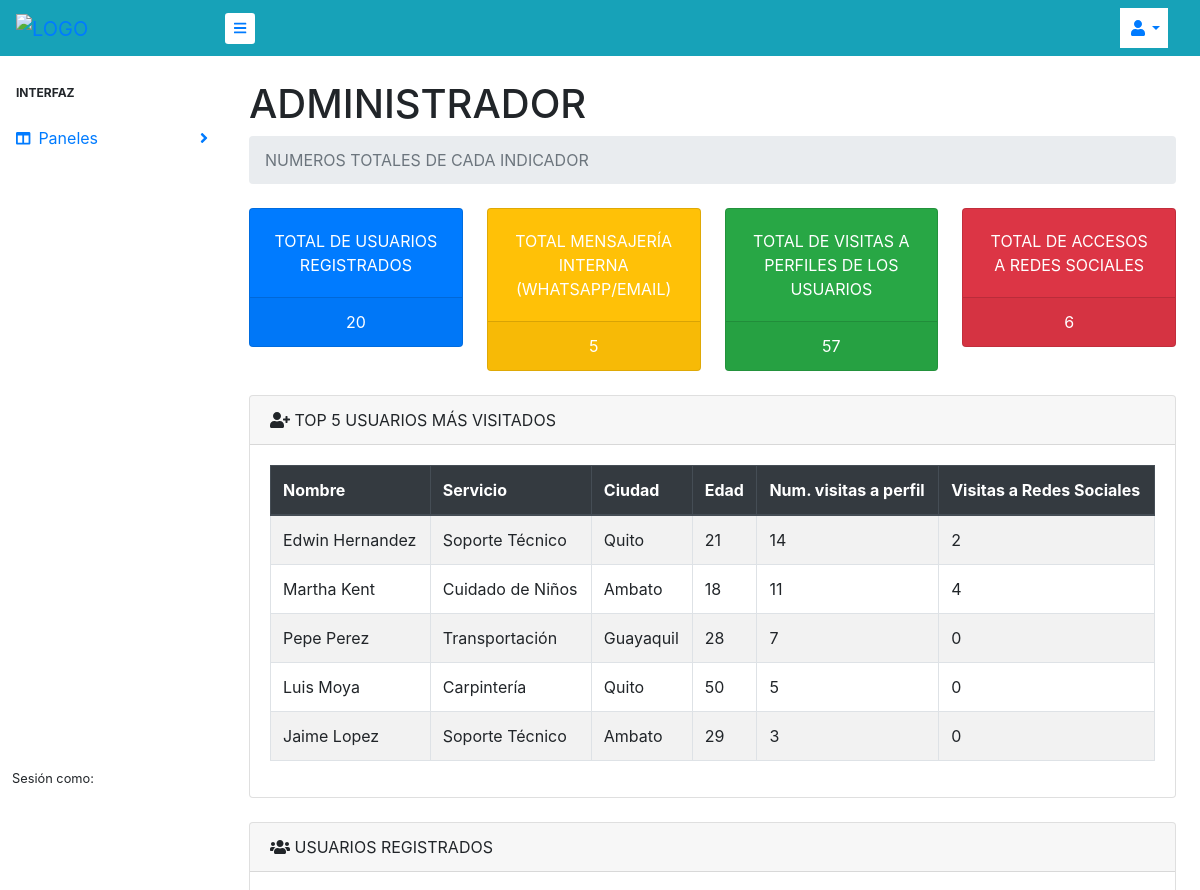
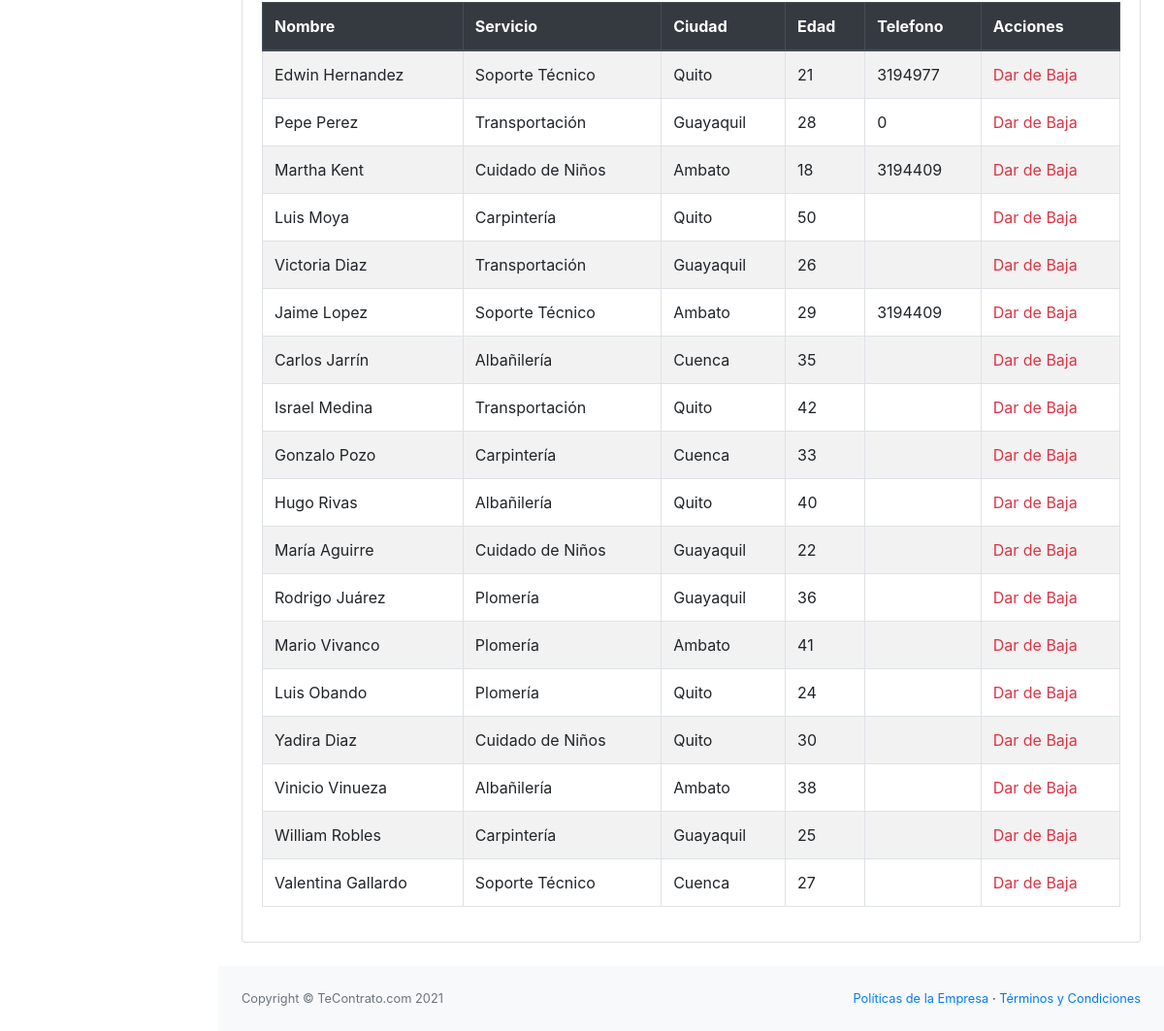
Page /dashboard.php on the committed database (2 pictures, top to bottom).
### tables this page shows
CREATE TABLE `usuario` (
  `ID_PERSONA` int(5) NOT NULL,
  `ID_TIPO` int(2) NOT NULL,
  `ID_SERVICIOS` int(5) NOT NULL,
  `ID_LUGAR` int(5) NOT NULL,
  `NOMBRE` varchar(40) NOT NULL,
  `EDAD` int(2) NOT NULL,
  `CORREO` varchar(30) NOT NULL,
  `PSWD` varchar(20) NOT NULL,
  `DESCRIPCION` text DEFAULT NULL,
  `TELEFONO` int(10) DEFAULT NULL,
  `CELULAR` bigint(15) DEFAULT NULL,
  `AN_EXPERIENCIA` int(2) DEFAULT NULL,
  `FOTO` text DEFAULT NULL,
  `FACEBOOK` varchar(60) DEFAULT NULL,
  `INSTAGRAM` varchar(60) DEFAULT NULL,
  `NUM_VISITAS` int(5) DEFAULT 0,
  `NUM_REDES` int(5) NOT NULL DEFAULT 0,
  `NUM_SMS` int(5) NOT NULL DEFAULT 0,
  `NUM_COR` int(5) NOT NULL DEFAULT 0,
  `ESTATUS` int(11) NOT NULL DEFAULT 1
);

CREATE TABLE `servicios` (
  `ID_SERVICIOS` int(5) NOT NULL,
  `NOMBRE_SERVICIO` varchar(40) NOT NULL
);

CREATE TABLE `lugar` (
  `ID_LUGAR` int(5) NOT NULL,
  `nombre_lugar` varchar(40) NOT NULL
);

### dashboard.php (the view, shortened to what this page needs)
<?php
include ('conexion.php');
?>
<!DOCTYPE html>
<html lang="es">
<head>
    <link href="css/dashboard.css" rel="stylesheet" />
</head>
<body class="sb-nav-fixed">
    <nav class="sb-topnav navbar navbar-expand bg-info">
        <a class="navbar-brand text-uppercase" href=""><img src="assets/img/imagenes/logo.png" alt="LOGO" style="width: 90%"></a>
        <button class="btn btn-link btn-sm order-1 order-lg-0 bg-white" id="sidebarToggle" href="#"><i
                class="fas fa-bars"></i></button>
        <ul class="navbar-nav ml-auto bg-white mr-3">
            <li class="nav-item dropdown">
                <a class="nav-link dropdown-toggle" id="userDropdown" href="#" role="button" data-toggle="dropdown"
                    aria-haspopup="true" aria-expanded="false"><i class="fas fa-user fa-fw"></i></a>
            </li>
        </ul>
    </nav>
    <div id="layoutSidenav">
        <div id="layoutSidenav_nav">
            <nav class="sb-sidenav bg-white" id="sidenavAccordion">
                <div class="sb-sidenav-menu">
                    <div class="nav">
                        <div class="sb-sidenav-menu-heading">Interfaz</div>
                        <a class="nav-link collapsed" href="#" data-toggle="collapse" data-target="#collapseLayouts"
                            aria-expanded="false" aria-controls="collapseLayouts">
                            <div class="sb-nav-link-icon"><i class="fas fa-columns"></i></div>
                            Paneles
                            <div class="sb-sidenav-collapse-arrow"><i class="fas fa-angle-down"></i></div>
                        </a>
                    </div>
                </div>
                <div class="sb-sidenav-footer">
                    <div class="small">Sesión como:</div>
                </div>
            </nav>
        </div>
        <div id="layoutSidenav_content">
            <main>
                <div class="container-fluid ">
                    <h1 class="mt-4">ADMINISTRADOR</h1>
                    <ol class="breadcrumb mb-4">
                        <li class="breadcrumb-item active text-uppercase">Numeros totales de cada indicador</li>
                    </ol>
                    <div class="row">
                        <div class="col-sm-6 col-md-3">
                            <div class="card bg-primary text-white mb-4">
                                <div class="card-body text-uppercase text-center">TOTAl de usuarios Registrados</div>
                                <div class="card-footer text-center">
                                <?php
                                    $query_numero = mysqli_query($conexion,"SELECT count(ID_PERSONA) FROM usuario");
                                    $numero = mysqli_fetch_array($query_numero);
                                    ?>
                                    <?php echo $numero[0] ?>
                                </div>
                            </div>
                        </div>
                        <div class="col-sm-6 col-md-3">
                            <div class="card bg-warning text-white mb-4">
                                <div class="card-body text-uppercase text-center">TOTal Mensajería interna (WhatsApp/Email)</div>
                                <div class="card-footer text-center">
                                <?php
                                    $query_numero2 = mysqli_query($conexion,"SELECT SUM(NUM_SMS) FROM usuario");
                                    $numero2 = mysqli_fetch_array($query_numero2);
                                    $query_numero22 = mysqli_query($conexion,"SELECT SUM(NUM_COR) FROM usuario");
                                    $numero22 = mysqli_fetch_array($query_numero22);
                                    $totalsms = $numero2[0]+$numero22[0];
                                ?>
                                <?php echo $totalsms ?>
                                </div>
                            </div>
                        </div>
                        <div class="col-sm-6 col-md-3">
                            <div class="card bg-success text-white mb-4">
                                <div class="card-body text-uppercase text-center">total de visitas a perfiles de los usuarios</div>
                                <div class="card-footer text-center">
                                <?php
                                    $query_numero3 = mysqli_query($conexion,"SELECT SUM(NUM_VISITAS) FROM usuario");
                                    $numero3 = mysqli_fetch_array($query_numero3);
                                    ?>
                                    <?php echo $numero3[0] ?>
                                </div>
                            </div>
                        </div>
                        <div class="col-sm-6 col-md-3">
                            <div class="card bg-danger text-white mb-4">
                                <div class="card-body text-uppercase text-center">Total de Accesos a redes sociales</div>
                                <div class="card-footer text-center">
                                <?php
                                    $query_numero4 = mysqli_query($conexion,"SELECT SUM(NUM_REDES) FROM usuario");
                                    $numero4 = mysqli_fetch_array($query_numero4);
                                    ?>
                                    <?php echo $numero4[0] ?>
                                </div>
                            </div>
                        </div>
                    </div>
                    <div class="card mb-4">
                        <div class="card-header">
                            <i class="fas fa-user-plus"></i>
                             TOP 5 USUARIOS MÁS VISITADOS
                        </div>
                        <div class="card-body">
                            <div class="table-responsive table-striped">
                                <table class="table table-bordered" id="dataTable" width="100%" cellspacing="0">
                                    <thead class="thead-dark">
                                        <tr>
                                            <th>Nombre</th>
                                            <th>Servicio</th>
                                            <th>Ciudad</th>
                                            <th>Edad</th>
                                            <th>Num. visitas a perfil</th>
                                            <th>Visitas a Redes Sociales</th>
                                        </tr>
                                    </thead>
                                    <tbody>
                                    <?php
                                    $query2 = "SELECT NOMBRE,s.NOMBRE_SERVICIO,l.nombre_lugar, EDAD, ID_PERSONA, NUM_VISITAS,NUM_REDES FROM `usuario`, servicios s, lugar l WHERE usuario.ID_SERVICIOS = s.ID_SERVICIOS AND usuario.ID_LUGAR = l.ID_LUGAR
                                     and usuario.NOMBRE != 'ADMINISTRADOR DEL SISTEMA'and ESTATUS = 1 ORDER BY NUM_VISITAS DESC, NUM_REDES DESC LIMIT 5";
                                    $masVisitados = mysqli_query($conexion,$query2);
                                    $result2 = mysqli_num_rows($masVisitados);
                                    if($result2 >0){
                                        while($data2 = mysqli_fetch_array($masVisitados)){
                                            ?>
                                            <tr>
                                            <td><?php echo $data2[0] ?></td>
                                            <td><?php echo $data2[1] ?></td>
                                            <td><?php echo $data2[2] ?></td>
                                            <td><?php echo $data2[3] ?></td>
                                            <td><?php echo $data2[5] ?></td>
                                            <td><?php echo $data2[6] ?></td>
                                        </tr>
                                    <?php
                                        }
                                    }
                                    ?>
                                    </tbody>
                                </table>
                            </div>
                        </div>
                    </div>
                    <div class="card mb-4">
                        <div class="card-header">
                            <i class="fas fa-users"></i>
                            USUARIOS REGISTRADOS
                        </div>
                        <div class="card-body">
                            <div class="table-responsive table-striped">
                                <table class="table table-bordered" id="dataTable" width="100%" cellspacing="0">
                                    <thead class="thead-dark">
                                    <tr>
                                            <th>Nombre</th>
                                            <th>Servicio</th>
                                            <th>Ciudad</th>
                                            <th>Edad</th>
                                            <th>Telefono</th>
                                            <th>Acciones</th>
                                        </tr>
                                    </thead>
                                    <tbody>
                                    <?php
                                    $query = "SELECT NOMBRE,s.NOMBRE_SERVICIO,l.nombre_lugar, EDAD,TELEFONO, ID_PERSONA FROM `usuario`, servicios s, lugar l WHERE usuario.ID_SERVICIOS = s.ID_SERVICIOS AND usuario.ID_LUGAR = l.ID_LUGAR
                                     and usuario.NOMBRE != 'ADMINISTRADOR DEL SISTEMA'and ESTATUS = 1";
                                    $llenarUsuarios = mysqli_query($conexion,$query);
                                    $result = mysqli_num_rows($llenarUsuarios);
                                    if($result >0){
                                        while($data = mysqli_fetch_array($llenarUsuarios)){
                                            ?>
                                            <tr>
                                            <td><?php echo $data[0] ?></td>
                                            <td><?php echo $data[1] ?></td>
                                            <td><?php echo $data[2] ?></td>
                                            <td><?php echo $data[3] ?></td>
                                            <td><?php echo $data[4] ?></td>
                                            <td>
                                            <a  class="link_delete" href="confirmacion.php?id=<?php echo $data[5];?>">Dar de Baja</a>
                                            </td>
                                        </tr>
                                    <?php
                                        }
                                    }
                                    ?>
                                    </tbody>
                                </table>
                            </div>
                        </div>
                    </div>
                </div>
            </main>
            <footer class="py-4 bg-light mt-auto">
                <div class="container-fluid">
                    <div class="d-flex align-items-center justify-content-between small">
                        <div class="text-muted">Copyright &copy; TeContrato.com 2021 </div>
                        <div>
                            <a href="#">Políticas de la Empresa</a>
                            &middot;
                            <a href="#">Términos y Condiciones</a>
                        </div>
                    </div>
                </div>
            </footer>
        </div>
    </div>
</body>
</html>

### rows in the picture
usuario: NOMBRE "Edwin Hernandez", ID_SERVICIOS.NOMBRE_SERVICIO "Soporte Técnico", ID_LUGAR.nombre_lugar "Quito", EDAD "21", NUM_VISITAS "14", NUM_REDES "2", TELEFONO "3194977"
usuario: NOMBRE "Martha Kent", ID_SERVICIOS.NOMBRE_SERVICIO "Cuidado de Niños", ID_LUGAR.nombre_lugar "Ambato", EDAD "18", NUM_VISITAS "11", NUM_REDES "4", TELEFONO "3194409"
usuario: NOMBRE "Pepe Perez", ID_SERVICIOS.NOMBRE_SERVICIO "Transportación", ID_LUGAR.nombre_lugar "Guayaquil", EDAD "28", NUM_VISITAS "7", NUM_REDES "0", TELEFONO "0"
usuario: NOMBRE "Luis Moya", ID_SERVICIOS.NOMBRE_SERVICIO "Carpintería", ID_LUGAR.nombre_lugar "Quito", EDAD "50", NUM_VISITAS "5", NUM_REDES "0"
usuario: NOMBRE "Jaime Lopez", ID_SERVICIOS.NOMBRE_SERVICIO "Soporte Técnico", ID_LUGAR.nombre_lugar "Ambato", EDAD "29", NUM_VISITAS "3", NUM_REDES "0", TELEFONO "3194409"
usuario: NOMBRE "Victoria Diaz", ID_SERVICIOS.NOMBRE_SERVICIO "Transportación", ID_LUGAR.nombre_lugar "Guayaquil", EDAD "26"
usuario: NOMBRE "Carlos Jarrín", ID_SERVICIOS.NOMBRE_SERVICIO "Albañilería", ID_LUGAR.nombre_lugar "Cuenca", EDAD "35"
usuario: NOMBRE "Israel Medina", ID_SERVICIOS.NOMBRE_SERVICIO "Transportación", ID_LUGAR.nombre_lugar "Quito", EDAD "42"
usuario: NOMBRE "Gonzalo Pozo", ID_SERVICIOS.NOMBRE_SERVICIO "Carpintería", ID_LUGAR.nombre_lugar "Cuenca", EDAD "33"
usuario: NOMBRE "Hugo Rivas", ID_SERVICIOS.NOMBRE_SERVICIO "Albañilería", ID_LUGAR.nombre_lugar "Quito", EDAD "40"
usuario: NOMBRE "María Aguirre", ID_SERVICIOS.NOMBRE_SERVICIO "Cuidado de Niños", ID_LUGAR.nombre_lugar "Guayaquil", EDAD "22"
usuario: NOMBRE "Rodrigo Juárez", ID_SERVICIOS.NOMBRE_SERVICIO "Plomería", ID_LUGAR.nombre_lugar "Guayaquil", EDAD "36"
usuario: NOMBRE "Mario Vivanco", ID_SERVICIOS.NOMBRE_SERVICIO "Plomería", ID_LUGAR.nombre_lugar "Ambato", EDAD "41"
usuario: NOMBRE "Luis Obando", ID_SERVICIOS.NOMBRE_SERVICIO "Plomería", ID_LUGAR.nombre_lugar "Quito", EDAD "24"
usuario: NOMBRE "Yadira Diaz", ID_SERVICIOS.NOMBRE_SERVICIO "Cuidado de Niños", ID_LUGAR.nombre_lugar "Quito", EDAD "30"
usuario: NOMBRE "Vinicio Vinueza", ID_SERVICIOS.NOMBRE_SERVICIO "Albañilería", ID_LUGAR.nombre_lugar "Ambato", EDAD "38"
usuario: NOMBRE "William Robles", ID_SERVICIOS.NOMBRE_SERVICIO "Carpintería", ID_LUGAR.nombre_lugar "Guayaquil", EDAD "25"
usuario: NOMBRE "Valentina Gallardo", ID_SERVICIOS.NOMBRE_SERVICIO "Soporte Técnico", ID_LUGAR.nombre_lugar "Cuenca", EDAD "27"

### other values in the picture
$numero[0] "20"
$totalsms "5"
$numero3[0] "57"
$numero4[0] "6"
